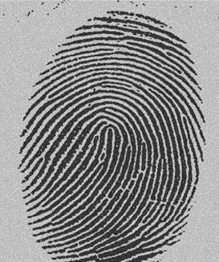
%> input picture digital.png, 219 x 262 px
$ octave l3e4.m   (GNU Octave 9; MATLAB toolbox functions it lacks are replaced by stand-ins)
%> lines starting %> are read from the running program, lines starting %| are printed output that depends on the picture; in (x1, y1, x2, y2) boxes, pixels count from 0 and x2, y2 are one past the last pixel; in counts of white or black regions, pixels touching at a corner belong together; the program's own positions count from 1

IMG = imread("imgs/digital.png");
%> IMG is the input picture: size 262x219x3 uint8; mean R, G, B 138.9, 138.9, 138.9
IMG = rgb2gray(IMG);
%> IMG: size 262x219 uint8
IMG = im2double(IMG);
%> IMG: size 262x219 double


#Selecione um limiar inicial T
T = 0.1;

do
  #{
  2. Limiarize a imagem usando T:  Vai gerar dois grupos de pixels:
  G1(pixels com valores < T ) e G2(pixels com valores = T )
  #}
  G1 = IMG(find(IMG <  T));
  G2 = IMG(find(IMG >= T));

  #3. Calcule a intensidade media de cada grupo (µ1 e µ2)
  U1 = mean(G1);
  U2 = mean(G2);

  #4. Calcule um novo limiar:
  Tant = T;
  T = (1/2) * (U1+U2);
until(T == Tant)
%> this loop made 5 passes
%> (U1, U2, Tant, T) on passes 2 to 5: (0.203, 0.687, 0.311, 0.445), (0.238, 0.722, 0.445, 0.48), (0.255, 0.733, 0.48, 0.494), (0.255, 0.733, 0.494, 0.494)
%> (U1, U2, T) on pass 1: (0.0762, 0.545, 0.311)


subplot(2,1,2);
imhist(IMG);
legend(cstrcat("Limiar: ", num2str(T)));
subplot(2,2,1);
imshow(IMG);
subplot(2,2,2);
imshow(IMG>T);
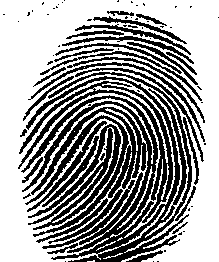
%> displayed picture: size 262x219 logical; 60.6% white; 75 black regions (46 under 20 px), largest, box (x1, y1, x2, y2) and area: (18, 72, 192, 262) 15209, (28, 62, 205, 142) 658, (27, 121, 107, 212) 513
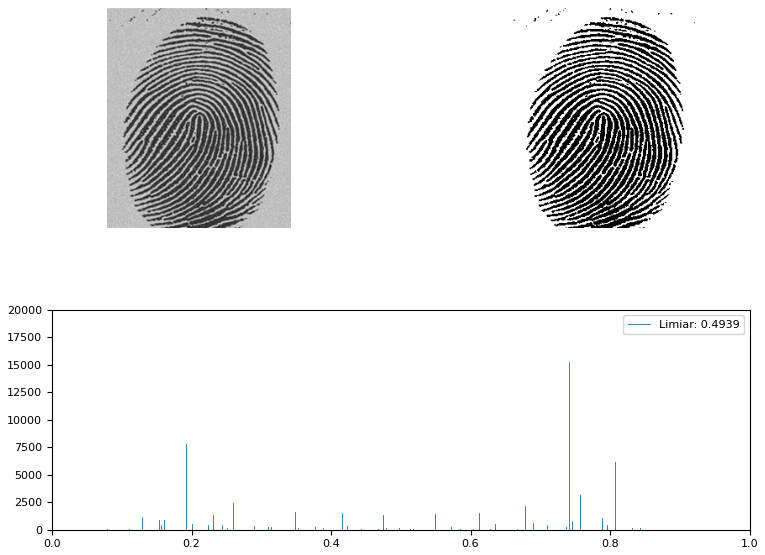
%> figure redrawn from the program's plot data, 3 panels
